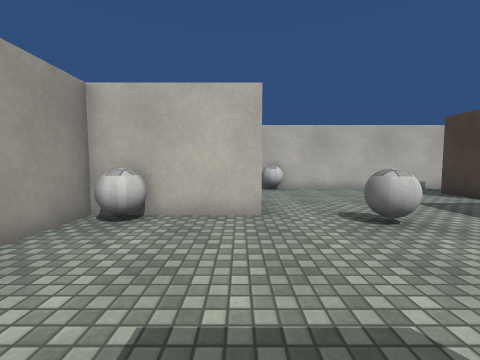
View 1 (above)

20 first-person views from a walk through a Unity game level. The camera is 1.2 m above the floor, tilts 4° down and sees 90° across. Doors are open. The floor is counted in squares, 1 m on a side. Each view is taken from the middle of a square. On the plan, view 1 faces up. The plan holds only what a view shows up to about 12 squares ahead; the rest is blank. The place goes on beyond the plan. The player is left out. Some surface patterns are stand-ins.

View 2
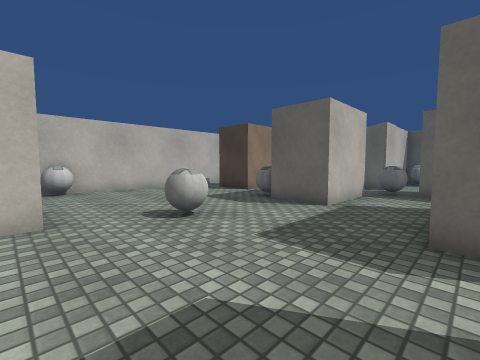

View 3
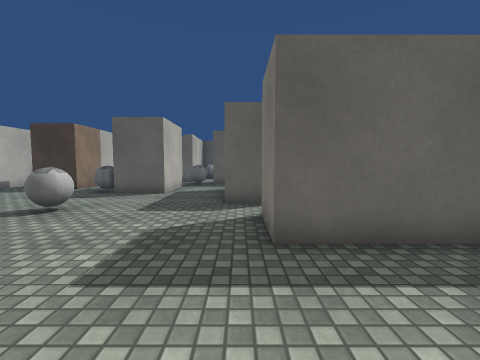

View 4
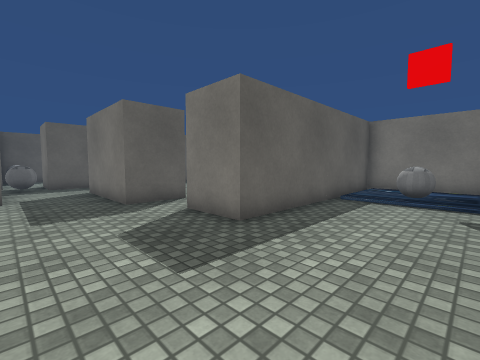

View 5
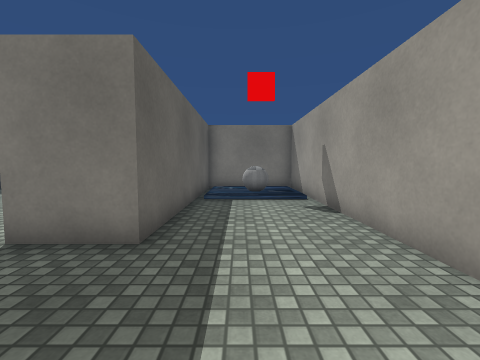

View 6
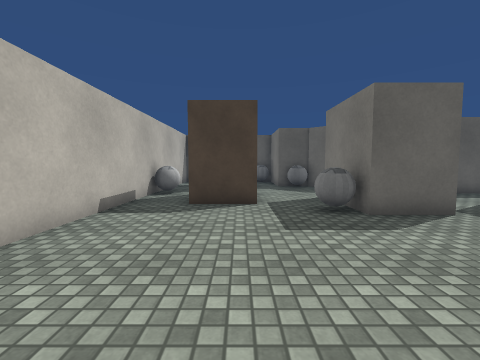

View 7
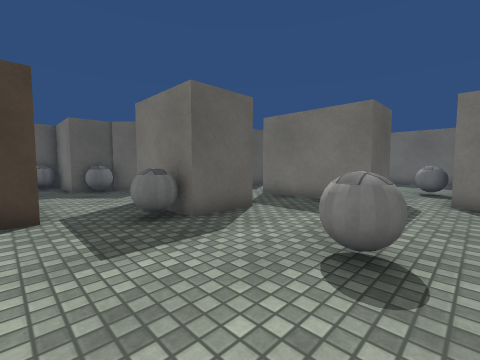

View 8
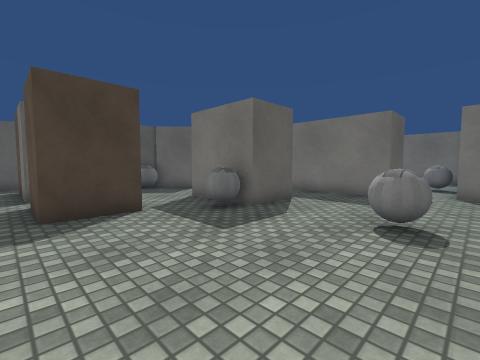

View 9
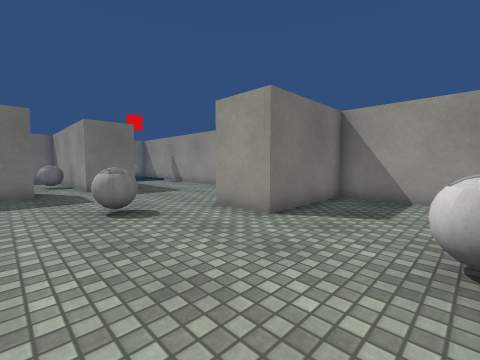

View 10
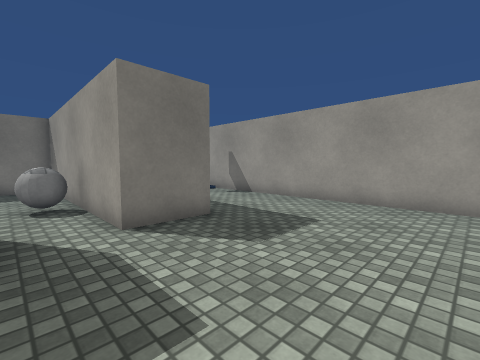

View 11
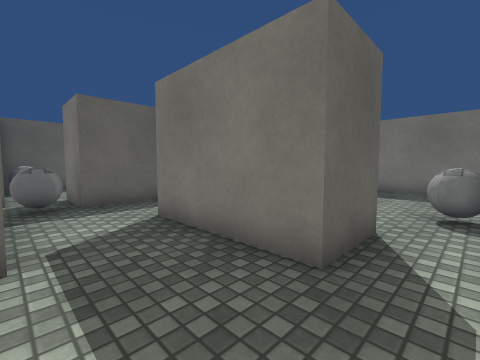

View 12
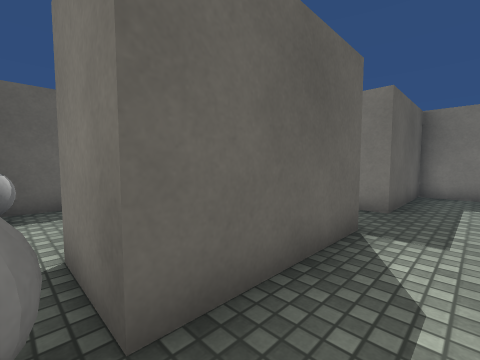

View 13
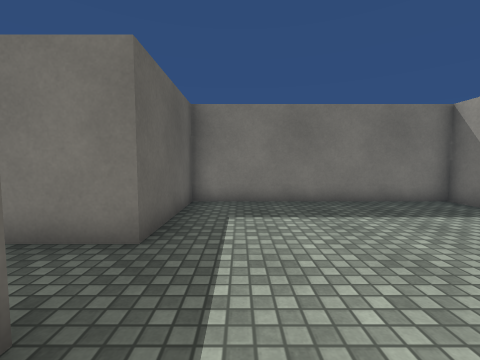

View 14
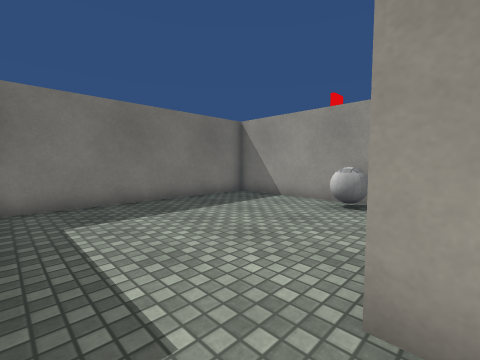

View 15
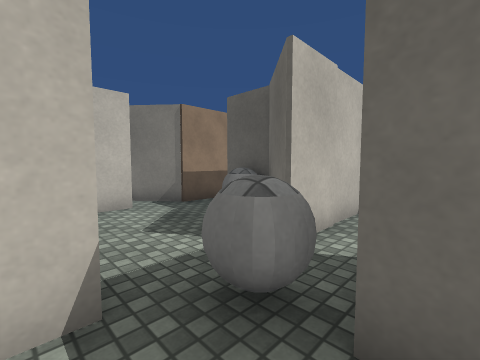

View 16
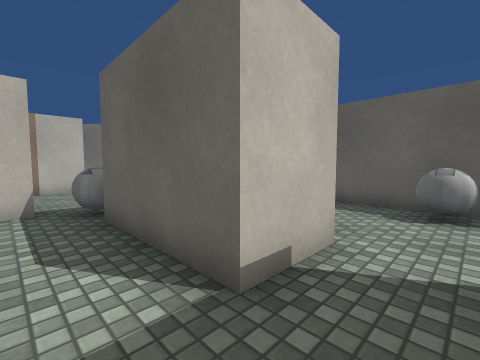

View 17
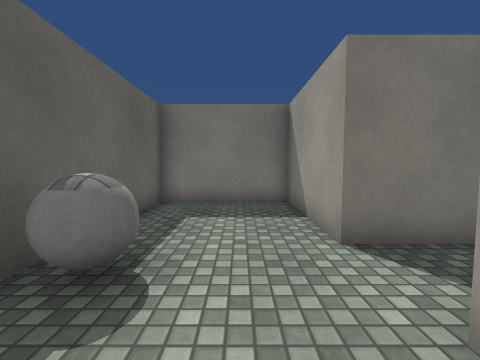

View 18
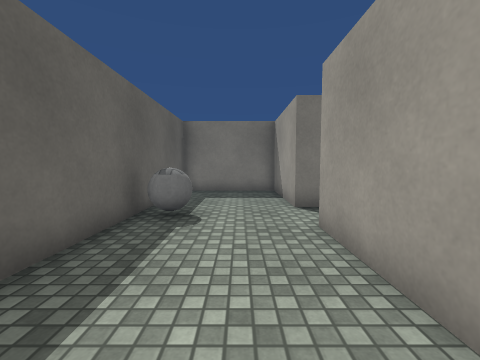

View 19
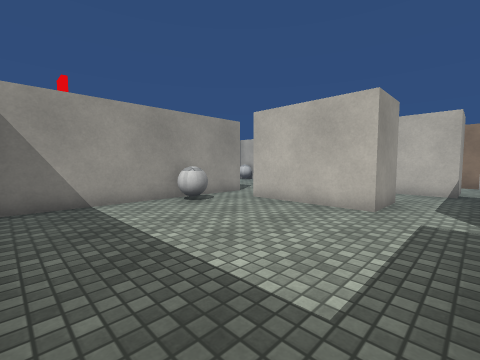

View 20
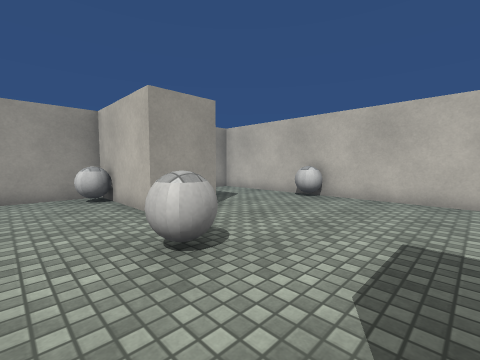

### Floor plan
Key: @ floor where view 1 was taken; # wall or solid block; . main floor; : floor 0.25 m higher than the main floor; / step, stairs or slope; D open door; B ball; L block.
Columns run from 4 left of view 1 to 17 right of it. Each row starts with its distance up from view 1.
 12 ##################
 11 #....BB.......BB..
 10 #................... #
  9 #...........LLL.#LLL #
  8 #...........LLL#.LLL #
  7 #####...............B#
  6 #####......B......####
  5 #BB....B...###...B#
  4 #......B...###...##
  3 #..........###.B######
  2 #.............BB...BB#
  1 #..............##....#
  0 #...@...#####..##....#
 -1 #DDDD##.#####..##....#
 -2 #....##........##....#
 -3 #....##BB..........BB#
 -4 #....##B...........BB#
 -5 #////##........##....#
 -6 #/BB/##........##....#
 -7 #/::/##........##....#
 -8 #/::/##........##....#
 -9 ######################

Where each view was taken, in squares from view 1:
view 1: 0 up, 0 right, facing up
view 2: 0 up, 0 right, facing up-right
view 3: 0 up, 3 left, facing right
view 4: 3 up, 3 left, facing down-right
view 5: 3 up, 1 left, facing down
view 6: 8 up, 1 right, facing right
view 7: 8 up, 2 right, facing down-right
view 8: 10 up, 2 right, facing down-right
view 9: 11 up, 5 right, facing down-left
view 10: 4 up, 4 right, facing down-left
view 11: 3 up, 3 right, facing down-right
view 12: 2 up, 9 right, facing down-right
view 13: 1 down, 9 right, facing down
view 14: 1 down, 10 right, facing down-left
view 15: 1 up, 9 right, facing up-right
view 16: 4 down, 9 right, facing up-right
view 17: 1 down, 14 right, facing down
view 18: 2 up, 14 right, facing down
view 19: 8 down, 10 right, facing up-left
view 20: 3 up, 6 right, facing up-left
